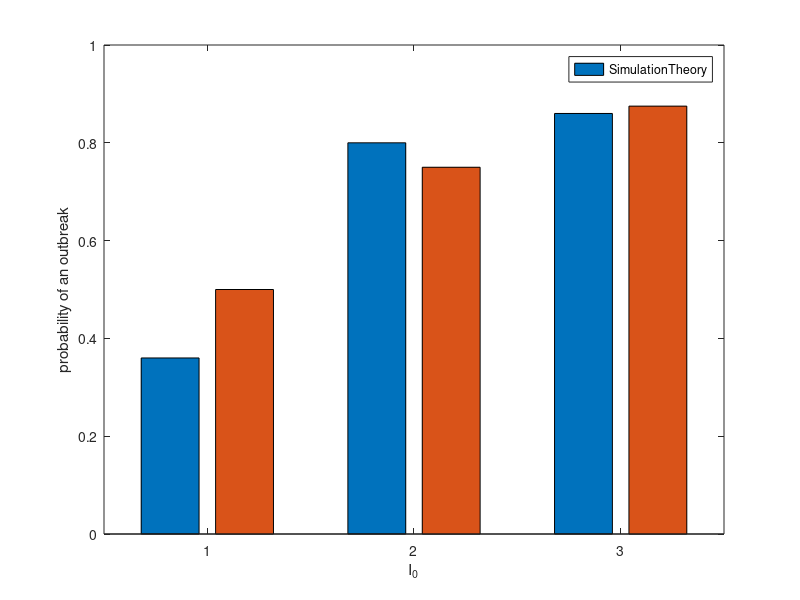
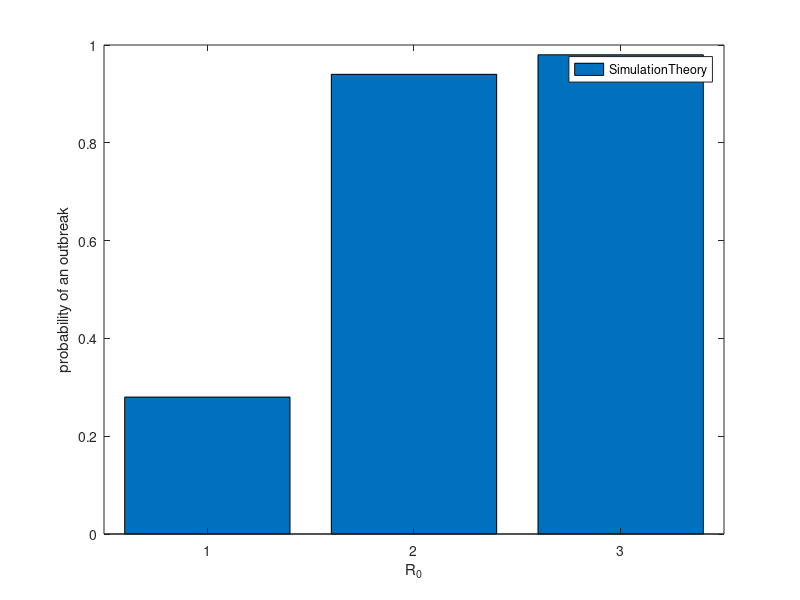

Write MATLAB code to recreate these figures, in order.
close all; clear all; clc
%% 4. Set given parameter
N = 100;                % Population
dt = 0.01;              % Delta t, Time Step
beta = 1;               % Transmission Rate
b = 0.25;               % Birth Rate
gamma = 0.25;           % Recover Rate

%% 5. Graph of the probability of an outbreak

% Set given parameter
N = 100;                % Population
dt = 0.01;              % Delta t, Time Step
beta = 1;               % Transmission Rate
b = 0.25;               % Birth Rate
gamma = 0.25;           % Recover Rate

% Set other parameter
number_simul = 50;      % The number of simulations
infuctive_unit = 1;     % Only one person trans for each time

% Define transition probility
p_11 = @(beta,s,i,dt) beta/N*i*s*dt;            % (-1,1) one from S to I
p0_1 = @(beta,s,i,dt) gamma*i*dt;               % (0,-1) one from I to R
p1_1 = @(beta,s,i,dt) b*i*dt;                   % (1,-1) one born in S while one death in I
p10 = @(beta,s,i,dt) b*(N-s-i)*dt;              % (1,0)  one born in S while one death in R
p00 = @(beta,s,i,dt) 1 - p_11(beta,s,i,dt) - p0_1(beta,s,i,dt) - p1_1(beta,s,i,dt) - p10(beta,s,i,dt);          % Unchanged

% Simulation
total_time = 7;        % The peak of epidemic
prob_outbreak = [];
for I0 = 1:3
    S0 = N - I0
    cases = 0;

    for k = 1 : number_simul
        i = I0;                    % Initialize the data set
        s = S0;                    % Initialize the data set
        
        % T_ind keep the time of people changed
        T_ind = 0;                              % Initialize the change time
                                                % Start from time = 0
        while T_ind < total_time
            % Pick a random number to decide the length of time interval
            % i.e. to give the next time which the change happends
            c = rand;
            
            % By given formular, give M (the total change rate) and T_len (length of time interval)
            M = 1 - p00(beta,s,i,1)
            if M == 0
                T_len = 0.01;                   % Step one step
                T_ind = T_ind + T_len;
                continue
            elseif i == 0
                break
            else
                T_len = -log(c)/M;
                T_ind = T_ind + T_len;          % Next change will happen at this time
            end

            % Determine the change interval
            a1 = p_11(beta,s,i,T_len)/(1 - p00(beta,s,i,T_len));
            a2 = a1 + p0_1(beta,s,i,T_len)/(1 - p00(beta,s,i,T_len));
            a3 = a2 + p1_1(beta,s,i,T_len)/(1 - p00(beta,s,i,T_len));

            c = rand;                           % Pick a random number between (0,1)
            if c < a1                           % (-1,1)
                s = s-1;
                i = i+1;
            elseif c >= a1 && c < a2            % (0,-1)
                i = i-1;
            elseif c >= a1 && c < a3            % (1,-1)
                s = s+1;
                i = i-1;
            else                                % (1,0)
                s = s+1;
            end
        end

        if i > 0
            cases = cases + 1;            % Collect the case of one outbreak
        end

    end

    theory_prob = 1 - (1/2)^(I0);
    
    prob_outbreak = [prob_outbreak; cases/number_simul, theory_prob];
end

figure
bar(prob_outbreak);
xlabel("I_0"); ylabel("probability of an outbreak");
legend(["Simulation", "Theory"],"Location","best");

%% 6. Different R_0
I0 = 2;                 % Given by Q4
S0 = N - I0;            % Initial susceptible individuals
beta_set = [0.5, 2, 5];
prob_outbreak = [];
cat = {};

for beta = beta_set
    S0 = N - I0;
    cases = 0;

    for k = 1 : number_simul
        i = I0;                    % Initialize the data set
        s = S0;                    % Initialize the data set
        
        % T_ind keep the time of people changed
        T_ind = 0;                              % Initialize the change time
                                                % Start from time = 0
        while T_ind < total_time
            % Pick a random number to decide the length of time interval
            % i.e. to give the next time which the change happends
            c = rand;

            % By given formular, give M (the total change rate) and T_len (length of time interval)
            M = 1 - p00(beta,s,i,1);
            if M == 0
                T_len = 0.01;                   % Step one step
                T_ind = T_ind + T_len;
                continue
            else
                T_len = -log(c)/M;
                T_ind = T_ind + T_len;          % Next change will happen at this time
            end

            % Determine the change interval
            a1 = p_11(beta,s,i,T_len)/(1 - p00(beta,s,i,T_len));
            a2 = a1 + p0_1(beta,s,i,T_len)/(1 - p00(beta,s,i,T_len));
            a3 = a2 + p1_1(beta,s,i,T_len)/(1 - p00(beta,s,i,T_len));

            c = rand;                           % Pick a random number between (0,1)
            if c < a1                           % (-1,1)
                s = s-1;
                i = i+1;
            elseif c >= a1 && c < a2            % (0,-1)
                i = i-1;
            elseif c >= a1 && c < a3            % (1,-1)
                s = s+1;
                i = i-1;
            else                                % (1,0)
                s = s+1;
            end
        end

        if i > 0
            cases = cases + 1;            % Collect the case of one outbreak
        end

    end

    prob_outbreak = [prob_outbreak; cases/number_simul];
end

figure
bar(prob_outbreak);
xlabel("R_0"); ylabel("probability of an outbreak");
legend(["Simulation", "Theory"],"Location","best");